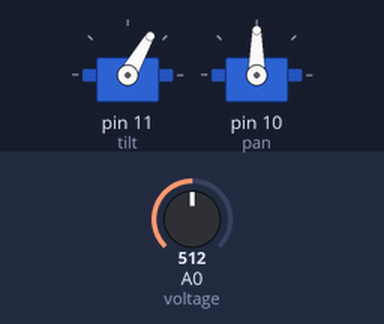
The sketch below on a simulated Arduino Uno, built with avr-gcc and run on an emulated ATmega328P. Shown: 2 × servo. The test bench sets the inputs (shaded band); at power-on: A0 (voltage) = 512. What the sketch prints to the serial monitor is not drawn.

Above: at 13.0 s.
Timing chart, 0 to 19.9 s (numbered marks = the images above):
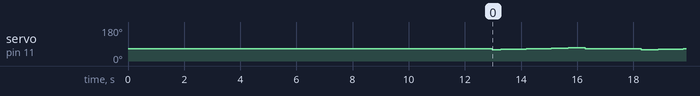

The sketch:

newVoltageDetect.ino
```cpp
#include <Servo.h>

/* Specs:
less fluctuating voltage readings
current readings should now show up

no need for LinkedList (use array!)
*/

//TODO:
/*
- change linkedlist to array where i can
- function to check up/check down


*/

// Constants:
const int start = 55;     //min angle for tilt
const int finish = 180;   //max angle for tilt/pan
const int flatline = 125; //the angle where top is flat
const int sample_size = 7;
const int lag_step = 4;
const int movement_pause = 100;
const int step_pause = 50;
const int loop_delay = 10000;

const float conversion_factor = (5.0/1024.0);
const float divider_value = 6/5;

// Servo Objects:
Servo tilt, pan;

// Voltage and current sensors:
int voltage = A0;
int current = A1;


void setup() {
  Serial.begin(9600);

  //attach servo objects to the respective pins
  tilt.attach(11);
  tilt.write(65);
  pan.attach(10);

  //calibrate?
  calibrate(pan);
  calibrate(tilt);
}

//**** Main Loop ****
void loop() {

  //small degree sweep
  float sweepData[11];
  int angle = tilt.read();
  int counter = 0;
  int offset = 11/2;

  Serial.println(angle);

  for(int i = angle - offset; i <= angle + offset; ++i) {
    tilt.write(i); //change the servo to the angle in question
    delay(3*movement_pause);
    sweepData[counter] = getVoltage();
    Serial.println(sweepData[counter]);
    counter++;
  }

  int index = medianSmoothing(sweepData, 11);
  Serial.println(index);
  tilt.write(angle + index - (4));


  // if(firstCheck) {
  //   firstCheck = false;
  //   up = updatePosition(tilt, check_direction);
  //   if(!up) {
  //     check_direction = -check_direction;
  //     updatePosition(tilt, check_direction); //move back to original position
  //   }
  // }
  // else {
  //   if(!updatePosition(tilt, check_direction)) {
  //     check_direction = -check_direction;
  //     updatePosition(tilt, check_direction);
  //   }
  // }

  delay(2000);
}

// Initial Calibration
void calibrate(Servo device) {
  //using a full sweep and 3 methods to smooth the data
  device.write(start);
  delay(movement_pause); //wait for servo to get into position

  float data[finish - start];

  //get raw data and populate the list
  int idx = 0;
  for(int i = start; i < finish; ++i) {
    device.write(i);
    delay(step_pause);

    float volts = getVoltage();
    data[idx] = volts;
    ++idx;

    //Optional printing power values
    //Serial.println(power);
  }

  //data smoothing part
  //choose from 3 smoothing methods: 0median(H), 1mean(E/M), 2threshold(E/M)
  int bestIndex = chooseSmoothingMethod(0, data, idx);

  device.write(bestIndex + start + lag_step);
  delay(movement_pause);
}

//**** check and movement after calibration ********
boolean updatePosition(Servo device, int direction) {
  //algorithm is to do sample_size of successive reads on voltage
  //and then use the median filter on that reading
  float currentVoltage = calcCurrVoltage();

  int currentAngle = device.read();
  device.write(currentAngle + direction); //increment the angle up or down by 1

  float updateVoltage = calcCurrVoltage();

  return updateVoltage > currentVoltage;
}

//**** Data Smoothing Functions *****
int meanSmoothing(float data[], int dataSize) {
  //throw away first (lag_step - 1) data samples
  int offset = sample_size/2;
  float smoothedData[dataSize - 2*offset];

  for(int i = offset; i < dataSize - offset; ++i) {
    float dataSample[sample_size];

    //populate the sample
    int index = 0;
    for(int j = i-offset; j <= i+offset; ++j) {
      dataSample[index++] = data[j];
    }

    float sampleMean = calcMean(dataSample);
    smoothedData[i-offset] = sampleMean;
  }
  int bestIndex = getMaxIndex(smoothedData, dataSize - 2*offset);

  return bestIndex + offset;
}

//put in the entire array
int medianSmoothing(float data[], int dataSize) {
  //throw away first (lag_step - 1) data samples
  int offset = sample_size/2;
  float smoothedData[dataSize - 2*offset];

  for(int i = offset; i < dataSize - offset; ++i) {
    float dataSample[sample_size];

    //populate the sample
    int index = 0;
    for(int j = i-offset; j <= i+offset; ++j) {
      dataSample[index++] = data[j];
    }

    float sampleMean = calcMedian(dataSample);
    smoothedData[i-offset] = sampleMean;
  }
  int bestIndex = getMaxIndex(smoothedData, dataSize - 2*offset);

  return bestIndex + offset;
}


int thresholdSmoothing(float data[], int dataSize) {
  //first split the data into blocks (sample_size)
  int numBlocks = dataSize/sample_size;
  float block[sample_size];

  for(int i = 0; i < numBlocks; ++i) {
    for(int j = 0; j < sample_size; ++j) {
      block[j] = data[i*sample_size + j];
    }
    float mean = calcMean(block);
    float range = calcThreshold(block, mean);

    //overwrite the ones that are over the range into the mean
    for(int j = 0; j < sample_size; ++j) {
      if(block[j] > mean+range || block[j] < mean-range) {
        block[j] = mean; //throw out the outliers by making them equal the average
        //overwrite original data
        data[i*sample_size+j] = block[j];
      }
    }

    return getMaxIndex(data, dataSize);
  }
}


//**** Helper functions ********
float calcCurrVoltage() {
  float voltageReadings[sample_size];
  for(int i = 0; i < sample_size; ++i) {
    voltageReadings[i] = getVoltage();
  }
  float currentVoltage = calcMedian(voltageReadings);
  return currentVoltage;
}

float calcThreshold(float dataBlock[], float mean) {
  //threshold algorithm: get average and standard dev
  //get a range based on that (mean +- range)
  //returns the range, cut out all things greater than the value range
  float multiplier = 0.3;

  float std = calcStandardDev(dataBlock, mean);

  return std*multiplier;
}

float calcStandardDev(float dataBlock[], float mean) {
  float sum = 0;
  for(int i = 0; i < sample_size; ++i) {
    sum += (dataBlock[i] - mean) * (dataBlock[i] - mean);
  }
  sum = sum / sample_size;
  sum = sqrt(sum);

  return sum;
}

float calcMean(float dataBlock[]) {
  //size is assumed to be equal to sample_size
  float sum = 0;

  for(int i = 0; i < sample_size; ++i) {
    sum += dataBlock[i];
  }

  return sum/sample_size;
}

// calculates the median
float calcMedian(float dataBlock[]) {
  //TODO, assume dataBlock size is sample_size
  float temp;
  // sorts array (ascending)
  for(int i = 0; i < sample_size-1; i++) {
      for(int j = i+1; j < sample_size; j++) {
          if(dataBlock[j] < dataBlock[i]) {
              // swap elements
              temp = dataBlock[i];
              dataBlock[i] = dataBlock[j];
              dataBlock[j] = temp;
          }
      }
  }

  if(sample_size%2==0) {
      return((dataBlock[sample_size/2] + dataBlock[sample_size/2 - 1]) / 2.0);
  }
  else {
      // else return the element in the middle
      return dataBlock[sample_size/2];
  }
}

// Gets the maximum index in an array
int getMaxIndex(float data[], int dataSize) {
  float maxVal = data[0];
  int maxIdx = 0;

  for(int i = 1; i < dataSize; ++i) {
    if(maxVal < data[i]) {
      maxVal = data[i];
      maxIdx = i;
    }
  }

  //Serial.println(maxIdx);
  return maxIdx;
}

//**** VOLTAGE READING FUNCTIONS *****

// get the voltage
float getVoltage() {
  float volts = analogRead(voltage);
  //volts = volts * conversion_factor;

  volts = volts * conversion_factor * divider_value;

  //*optional printing
  //Serial.println(volts);

  return volts;
}


//**** WRAPPER METHOD ******
int chooseSmoothingMethod(int choice, float data[], int dataSize) {
  int bestIndex;
  switch(choice) {
    case 0:
      return medianSmoothing(data, dataSize);
    case 1:
      return meanSmoothing(data, dataSize);
    case 2:
      return thresholdSmoothing(data, dataSize);
    default:
      Serial.println("Bad input, using thresholdSmoothing as default");
      return thresholdSmoothing(data, dataSize);
  }
  return 0;
}
```
